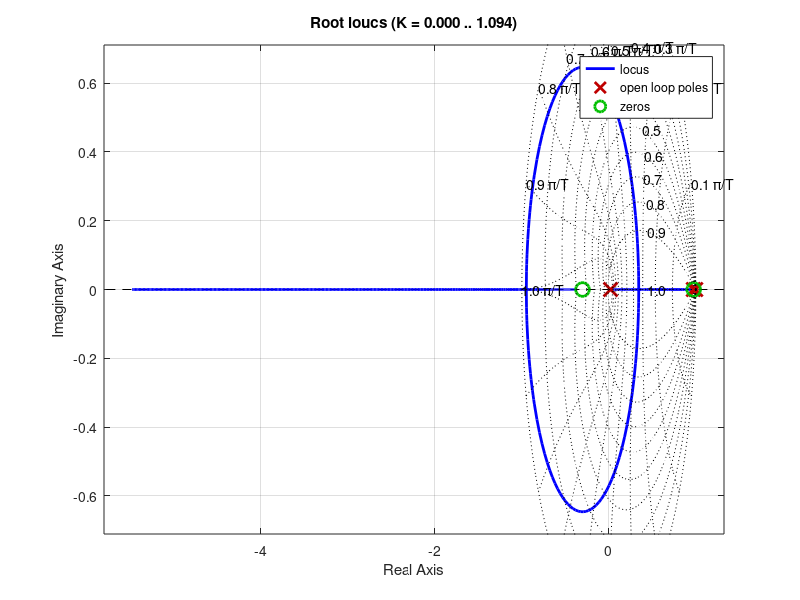
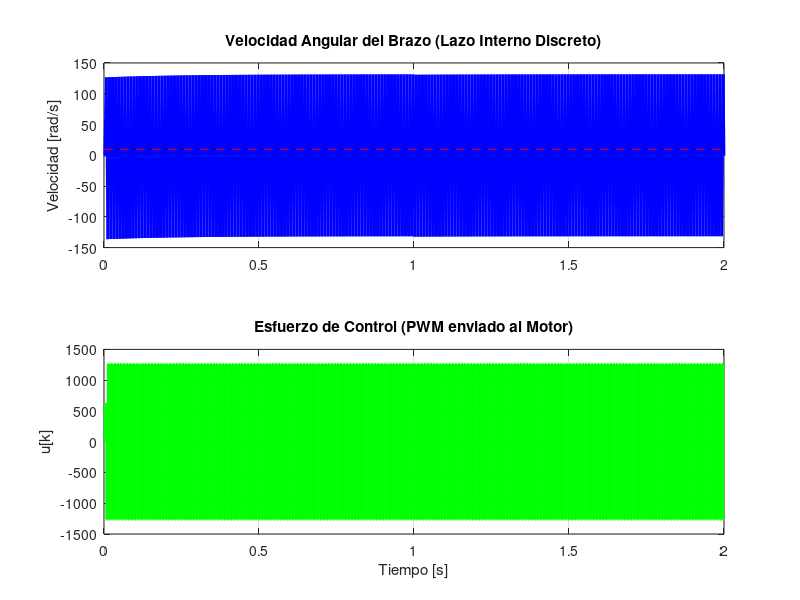

Here is the MATLAB script that generated these plots, in order:
clear all
close all


% Parametros del motor dc
Ra = 4.04;      % Ohms
La = 0.00255;   % H
Km = 0.1863;    % N.m/A
Tm = 0.0301;    % N.m
Bm = 1.391e-3;  % N.m.s/rad
Jm = 8.315e-4;   % Kg.m^2


% Ra = 5.097;      % Ohms
% La = 0.0021067;   % H
% Km = 0.19185;    % N.m/A
% Tm = 0.0301;    % N.m
% Bm = 0.00013912;  % N.m.s/rad
% Jm = 0.00088024;   % Kg.m^2

K = Km / ((Km)^2 + Ra*Bm);
tau = (Ra*Jm) / ((Km)^2 + Ra*Bm);

% Modelo simplificado estandar
% numM = K;
% denM = [tau 1];
% G_m = tf(numM,denM);


% % Modelo completo de 2do orden
numM2 = Km;
denM2 = [La*Jm (Ra*Jm + La*Bm) (Ra*Bm + Km^2)];
G_m = tf(numM2,denM2);

%step(G_m)
%grid on;

% --- PARAMETROS DE DISCRETIZACION ---
T = 1/400;

% Discretizacion de la Planta del Motor (ZOH)
plantaMD = c2d(G_m,T,'zoh');
[numMD, denMD] = tfdata(plantaMD,'v');
% Coeficientes del motor discretizado
b1 = numMD(2); 
a1 = denMD(2);

% Kp = 2e+04;
% Ti = 50.0195;

Kp = 60;
Ti = 0.1;

% Controlador PI en s
C_s = tf(Kp * [Ti 1], [Ti 0]);

% Discretizar usando Tustin
C_z = c2d(C_s, T, 'tustin');
[numCD, denCD] = tfdata(C_z,'v');
% Coeficientes del motor discretizado
d0 = numCD(1);
d1 = numCD(2);
c0 = denCD(1);
c1 = denCD(2);


cloop_c = feedback(C_z*plantaMD,1);

rlocus(C_z*plantaMD)
zgrid

figure;
step(cloop_c)
grid on;


%integrador = tf([1 0],[1 -1],T);

%rlocus(integrador*plantaMD)
%axis([-2 2 -1.2 1.2]);
%zgrid

%der = tf([1 -0.942],[1 -0.572],T);

%ganancia = 0.59548;

%rlocus(integrador*der*plantaMD)
%zgrid

%rlocus(integrador*ganancia*plantaMD)


% --- SIMULACION DISCRETA ---
td = 0:T:2.0; % 2 segundos de simulacion
n = length(td);
ud = zeros(1, n); % Voltaje / PWM
yd = zeros(1, n); % Velocidad angular (rad/s)
ed = zeros(1, n); % Error de velocidad
limite = 1264; % PWM
ref = 10.0; % Referencia de velocidad (escalon unitario)

% --- BUCLE DE CONTROL ---
for k = 2:n
    % 1. Error de velocidad
    % Agregamos un ruido de lectura de encoder
    ruido = (rand() - 0.5) * 0.01; 
    ed(k) = ref - (yd(k-1) + ruido);
    
    % 2. Ecuacion en diferencias del controlador PI
    % Basado en la discretizacion Tustin
    ud_calc = -c1*ud(k-1) + d0*ed(k) + d1*ed(k-1);
    
    % --- SATURACION (Limite del Puente H / PWM) ---
    % Suponiendo que tu PWM llega hasta 1000 (o 12V representados en escala) 
    if ud_calc > limite
       ud(k) = limite;
    elseif ud_calc < -limite
       ud(k) = -limite;
    else
       ud(k) = ud_calc;
    end
    
    % 3. Evolucion de la planta (Fisica del motor)
    % Ecuacion: yd[k] = b1_p * ud[k-1] - a1_p * yd[k-1]
    yd(k) = b1 * ud(k-1) - a1 * yd(k-1);
    
    % --- PERTURBACION (Friccion extra o golpe) ---
    if abs(td(k) - 1.0) < 0.005
        yd(k) = yd(k) - 0.2; % Frenamos el motor un instante
    end
end

% --- GRAFICOS ---
figure(4)
subplot(2,1,1)
plot(td, yd, 'b', 'LineWidth', 2); hold on;
line([td(1) td(end)], [ref ref], 'Color', 'r', 'LineStyle', '--');
title('Velocidad Angular del Brazo (Lazo Interno Discreto)');
ylabel('Velocidad [rad/s]'); grid on;

subplot(2,1,2)
stairs(td, ud, 'g', 'LineWidth', 1.5);
title('Esfuerzo de Control (PWM enviado al Motor)');
ylabel('u[k]'); xlabel('Tiempo [s]'); grid on;
